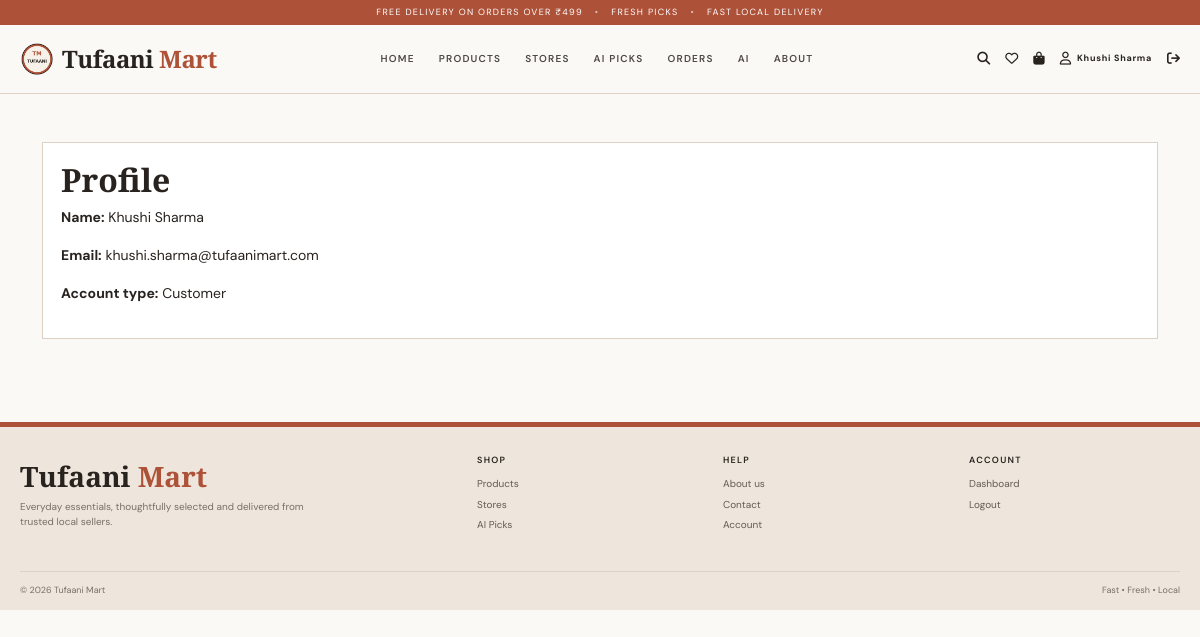
Page /profile (signed in) on the committed database.
### models/user.py (models this page shows, shortened)
class User(db.Model):
    __tablename__ = "user"
    id = db.Column(db.Integer, primary_key=True)
    full_name = db.Column(db.String(150), nullable=False)
    email = db.Column(db.String(150), unique=True, nullable=False)
    phone = db.Column(db.String(20))
    password = db.Column(db.String(255), nullable=False)
    role = db.Column(db.String(20), nullable=False, default="customer")
    store_name = db.Column(db.String(150))
    is_permanent_admin = db.Column(db.Boolean, default=False)
    is_approved = db.Column(db.Boolean, default=True)
    approval_status = db.Column(db.String(20), default="Approved")
    created_at = db.Column(db.DateTime, server_default=db.func.now())

### app.py (the view)
@app.route("/profile")
@login_required
def profile():
    user = User.query.get_or_404(session["user_id"])
    return render_template("profile.html", user=user)

### app.py (called while the page is built)
def login_required(fn=None):
    def decorator(view):
        @wraps(view)
        def wrapper(*args, **kwargs):
            if "user_id" not in session:
                flash("Please login first.", "warning")
                return redirect(url_for("login"))
            return view(*args, **kwargs)
        return wrapper
    if fn is None:
        return decorator
    return decorator(fn)

@app.context_processor
def inject_globals():
    return {"current_user": User.query.get(session["user_id"]) if session.get("user_id") else None}

### templates/profile.html
{% extends "base.html" %}{% block content %}<section class="container py-5"><div class="summary"><h2>Profile</h2><p><b>Name:</b> {{ user.full_name }}</p><p><b>Email:</b> {{ user.email }}</p><p><b>Account type:</b> {{ user.role|capitalize }}</p>{% if user.store_name %}<p><b>Store:</b> {{ user.store_name }}</p>{% endif %}</div></section>{% endblock %}

### templates/base.html (shortened to what this page needs)
<!doctype html>
<html lang="en">
<head>
<link href="https://cdn.jsdelivr.net/npm/bootstrap@5.3.3/dist/css/bootstrap.min.css" rel="stylesheet">
<link href="https://cdnjs.cloudflare.com/ajax/libs/font-awesome/6.7.2/css/all.min.css" rel="stylesheet">
<link rel="stylesheet" href="{{ url_for('static', filename='css/style.css') }}">
</head>
<body>
<div class="announcement">FREE DELIVERY ON ORDERS OVER ₹499 <span>•</span> FRESH PICKS <span>•</span> FAST LOCAL DELIVERY</div>
<header class="site-header">
  <div class="container-wide nav-shell">
    <a class="brand" href="{{ url_for('home') }}">
      {% if url_for('static', filename='images/logo.png') %}<img src="{{ url_for('static', filename='images/logo.png') }}" alt="Tufaani Mart">{% endif %}
      <span>Tufaani <em>Mart</em></span>
    </a>
    <nav id="mainNav" class="collapse nav-links">
      <a href="{{ url_for('home') }}">HOME</a>
      <a href="{{ url_for('products') }}">PRODUCTS</a>
      <a href="{{ url_for('stores') }}">STORES</a>
      {% if session.get('role') == 'customer' %}
        <a href="{{ url_for('ai_picks') }}">AI PICKS</a>
        <a href="{{ url_for('orders') }}">ORDERS</a>
      {% elif session.get('role') == 'seller' %}
        <a href="{{ url_for('seller_products') }}">MY PRODUCTS</a>
        <a href="{{ url_for('seller_orders') }}">MANAGE ORDERS</a>
      {% elif session.get('role') == 'admin' %}
        <a href="{{ url_for('admin_dashboard') }}">ADMIN</a>
      {% endif %}
      <a href="{{ url_for('ai') }}">AI</a><a href="{{ url_for('about') }}">ABOUT</a>
    </nav>
    <div class="nav-actions">
      <a href="{{ url_for('products') }}" aria-label="Search"><i class="fa-solid fa-magnifying-glass"></i></a>
      {% if session.get('role') == 'customer' %}<a href="{{ url_for('wishlist') }}" aria-label="Wishlist"><i class="fa-regular fa-heart"></i></a><a href="{{ url_for('cart') }}" aria-label="Cart"><i class="fa-solid fa-bag-shopping"></i></a>{% endif %}
      {% if session.get('user_id') %}<a href="{{ url_for('profile') }}" class="account-link"><i class="fa-regular fa-user"></i><span>{{ session.get('name') }}</span></a><a href="{{ url_for('logout') }}" aria-label="Logout"><i class="fa-solid fa-arrow-right-from-bracket"></i></a>{% else %}<a href="{{ url_for('login') }}" class="account-link"><i class="fa-regular fa-user"></i><span>LOGIN</span></a>{% endif %}
    </div>
  </div>
</header>
<main>
{% block content %}{% endblock %}
</main>
<footer class="site-footer">
  <div class="container-wide footer-grid">
    <div><div class="footer-brand">Tufaani <em>Mart</em></div><p>Everyday essentials, thoughtfully selected and delivered from trusted local sellers.</p></div>
    <div><h6>SHOP</h6><a href="{{ url_for('products') }}">Products</a><a href="{{ url_for('stores') }}">Stores</a>{% if session.get('role')=='customer' %}<a href="{{ url_for('ai_picks') }}">AI Picks</a>{% endif %}</div>
    <div><h6>HELP</h6><a href="{{ url_for('about') }}">About us</a><a href="{{ url_for('contact') }}">Contact</a><a href="{{ url_for('profile') if session.get('user_id') else url_for('login') }}">Account</a></div>
    <div><h6>ACCOUNT</h6>{% if session.get('user_id') %}<a href="{{ url_for('dashboard') }}">Dashboard</a><a href="{{ url_for('logout') }}">Logout</a>{% else %}<a href="{{ url_for('login') }}">Login</a><a href="{{ url_for('register') }}">Create account</a>{% endif %}</div>
  </div>
  <div class="container-wide footer-bottom"><span>© 2026 Tufaani Mart</span><span>Fast • Fresh • Local</span></div>
</footer>
</body>
</html>

### static/css/style.css (style rules this page uses)
:root { --rust:#ad5138;--rust-dark:#873d2b;--cream:#f6f1e9;--paper:#fbf9f5;--sand:#e8ddd0;--ink:#29231f;--muted:#786f67;--line:#ddd1c5;--white:#fff;--green:#3f6b54 }
* { box-sizing:border-box }
html { scroll-behavior:smooth }
body { margin:0;background:var(--paper);color:var(--ink);font-family:"DM Sans",sans-serif;font-size:14px;line-height:1.55 }
.container-wide { width:min(1180px,calc(100% - 40px));margin:auto }
h1,h2,h3,h4,h5,h6,.brand,.footer-brand { font-family:"Playfair Display",serif;font-weight:600 }
a { color:inherit;text-decoration:none }
.announcement { height:25px;background:var(--rust);color:#fff;text-align:center;font-size:9px;letter-spacing:.14em;display:flex;align-items:center;justify-content:center;gap:12px }
.announcement span { opacity:.65 }
.site-header { background:rgba(251,249,245,.97);border-bottom:1px solid var(--line);position:sticky;top:0;z-index:50 }
.nav-shell { min-height:68px;display:flex;align-items:center;gap:28px }
.brand { display:flex;align-items:center;gap:8px;font-size:24px;white-space:nowrap;letter-spacing:-.02em }
.brand img { width:34px;height:34px;object-fit:contain }
.brand em,.footer-brand em { font-style:normal;color:var(--rust) }
.nav-links { display:flex!important;align-items:center;justify-content:center;gap:24px;flex:1 }
.nav-links a { font-size:10px;letter-spacing:.12em;font-weight:600;color:#4f4843 }
.nav-actions { display:flex;align-items:center;gap:15px }
.nav-actions a { font-size:13px }
.account-link { display:flex;gap:6px;align-items:center }
.account-link span { font-size:9px;letter-spacing:.08em;font-weight:700 }
.site-footer { margin-top:35px;background:#eee6dc;border-top:5px solid var(--rust);padding-top:28px }
.footer-grid { display:grid;grid-template-columns:2fr 1fr 1fr 1fr;gap:35px;padding-bottom:25px }
.footer-brand { font-size:28px }
.footer-grid p { font-size:10px;color:var(--muted);max-width:300px }
.footer-grid h6 { font-family:"DM Sans",sans-serif;font-size:9px;letter-spacing:.14em;margin-bottom:10px }
.footer-grid a { display:block;font-size:10px;color:#645b54;margin:5px 0 }
.footer-bottom { border-top:1px solid var(--line);padding:12px 0;display:flex;justify-content:space-between;font-size:9px;color:var(--muted) }
.summary { background:#fff;border:1px solid var(--line);padding:18px }

### rows in the picture
User: get "Khushi Sharma", full_name "Khushi Sharma", email "khushi.sharma@tufaanimart.com", role "Customer"
